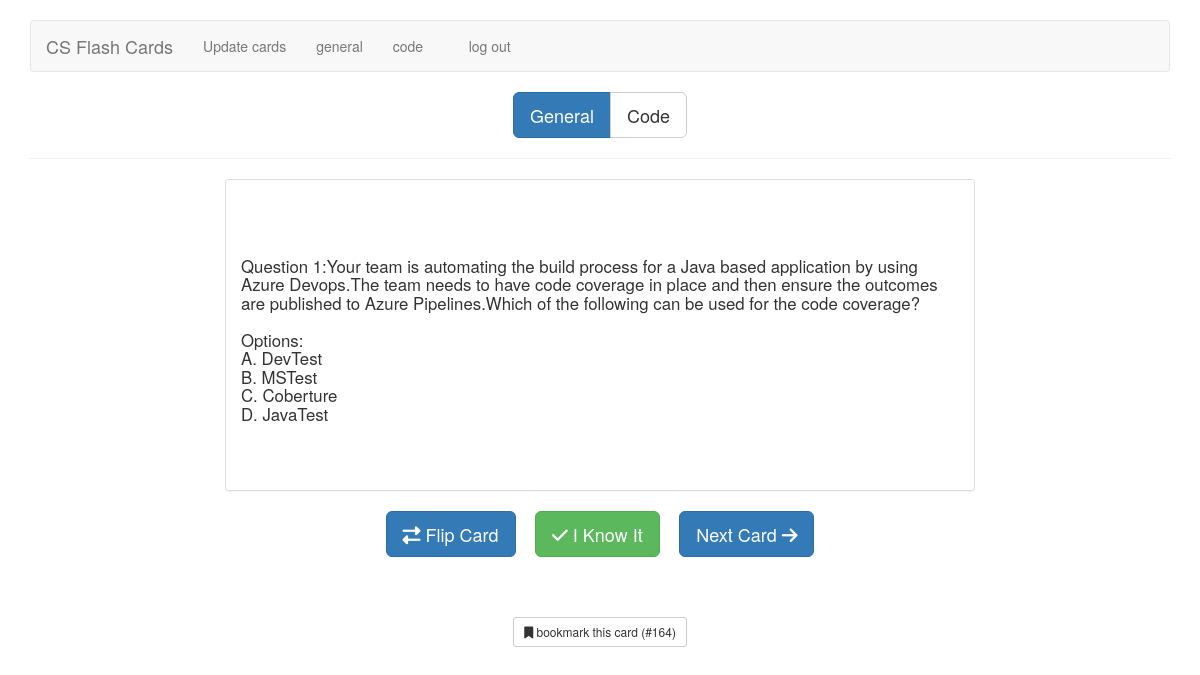
Page /general/164 (signed in) on the committed database.
### tables this page shows
CREATE TABLE cards ( 
id integer primary key autoincrement, 
type tinyint not null, /* 1 for vocab, 2 for code */ 
front text not null, 
back text not null, 
known boolean default 0 );

### flash_cards.py (the view)
@app.route('/general')
@app.route('/general/<card_id>')
def general(card_id=None):
    if not session.get('logged_in'):
        return redirect(url_for('login'))
    return memorize("general", card_id)

### flash_cards.py (called while the page is built)
def connect_db():
    rv = sqlite3.connect(app.config['DATABASE'])
    rv.row_factory = sqlite3.Row
    return rv

def get_db():
    if not hasattr(g, 'sqlite_db'):
        g.sqlite_db = connect_db()
    return g.sqlite_db

def memorize(card_type, card_id):
    if card_type == "general":
        type = 1
    elif card_type == "code":
        type = 2
    else:
        return redirect(url_for('cards'))
    if card_id:
        card = get_card_by_id(card_id)
    else:
        card = get_card(type)
    if not card:
        flash("You've learned all the " + card_type + " cards.")
        return redirect(url_for('cards'))
    short_answer = (len(card['back']) < 9999)
    textCardBack = ""
    if short_answer == True:
        textCardBack = card['back']
    else:
        textCardBack = card['back']
    return render_template('memorize.html',
                           card=card,
                           card_type=card_type,
                           short_answer=short_answer, textCardBack=textCardBack)

def get_card_by_id(card_id):
    db = get_db()
    query = '''
      SELECT
        id, type, front, back, known
      FROM cards
      WHERE
        id = ?
      LIMIT 1
    '''
    cur = db.execute(query, [card_id])
    return cur.fetchone()

### templates/memorize.html (shortened to what this page needs)
{% extends "layout.html" %}
{% block body %}
<div class="row">
    <div class="col-xs-12 text-center">
        <div class="btn-group btn-group-lg" role="group" aria-label="card type">
            <a href="{{ url_for('general') }}"
                class="btn btn-{{ "primary" if card_type == "general" else "default" }}">General</a>
            <a href="{{ url_for('code') }}"
                class="btn btn-{{ "primary" if card_type == "code" else "default" }}">Code</a>
        </div>
    </div>
</div>
<hr />
<div class="row memorizePanel">
    <div class="col-xs-8 col-xs-offset-2">
        <div class="panel panel-default cardFront">
            <div class="panel-body">
                <div class="alignContainer">
                    <div class="alignMiddle frontText">
                        <h3 class="text-center" style="font-size: larger; text-align: left;">
                            {{ card.front |replace("\n", "<br />")|safe}}</h3>
                    </div>
                </div>
            </div>
        </div>
    </div>
</div>
<div class="row">
    <div class="col-xs-12 text-center">
        <a href="javascript:" class="btn btn-primary btn-lg flipCard">
            <i class="fa fa-exchange"></i>
            Flip Card
        </a>
        <a href="{{ url_for('mark_known', card_id=card.id, card_type=card_type) }}" class="btn btn-success btn-lg">
            <i class="fa fa-check"></i>
            I Know It
        </a>
        <a href="{{ url_for(card_type) }}" class="btn btn-primary btn-lg">
            Next Card
            <i class="fa fa-arrow-right"></i>
        </a>
    </div>
</div>
<div class="row">
    <div class="col-xs-12 text-center">
        <br />
        <br />
        <br />
        <a href="{{ url_for(card_type, card_id=card.id) }}" class="btn btn-default btn-sm">
            <i class="fa fa-bookmark"></i>
            bookmark this card (#{{ card.id }})
        </a>
    </div>
</div>
{% endblock %}

### static/style.css (style rules this page uses)
.alignContainer { display: table; width: 100%; }
.alignMiddle { height: 20em; display: table-cell; vertical-align: middle; }

### rows in the picture
cards: front "Question 1:Your team is automating the build process for a Java based application by using Azure Devops.The team needs to have code coverage in place and then ensure the outcomes are published to Azure Pipelines.Which of the following can be used for the code coverage? Options: A. DevTest B. MSTest C. Coberture D. JavaTest", id "164"
